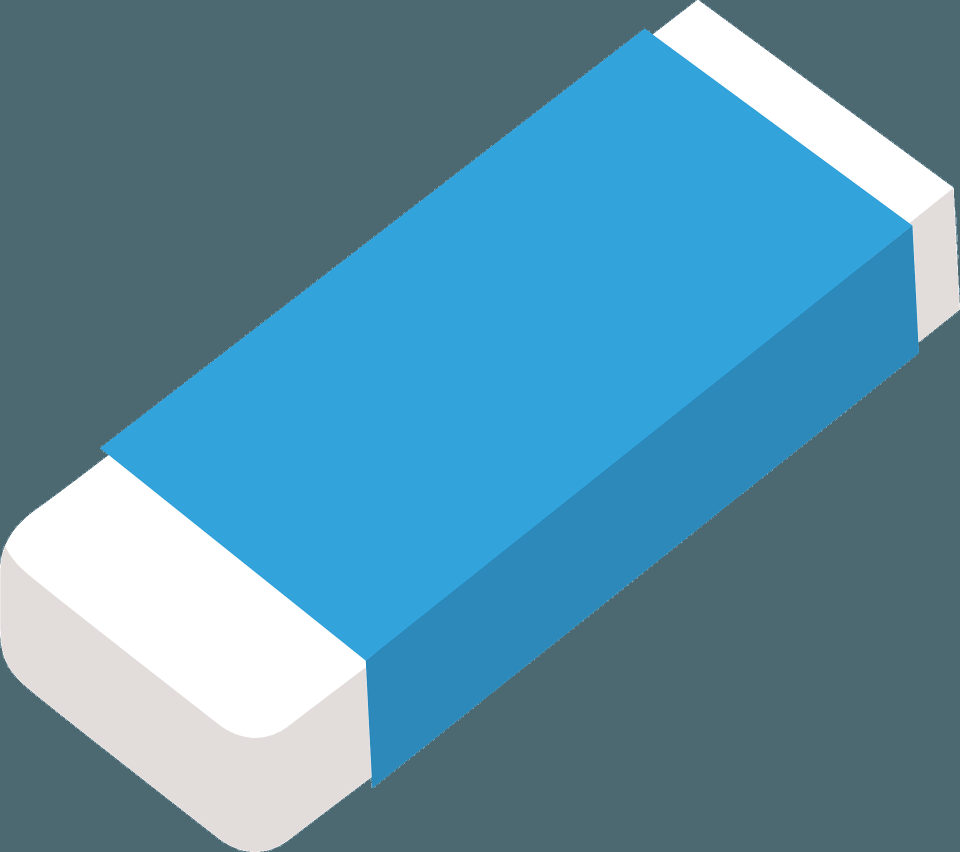
#> input picture eraser.png, 1920 x 1704 px, given in place of the camera (shown at 1/2 size)
$ python rid_of_noise.py
#> lines starting #> are read from the running program, lines starting #| are printed output that depends on the picture
import cv2
import numpy as np
import time
# This variable determines if we want to load color range from memory or use the ones defined here.
load_from_disk = True

# If true then load color range from memory
if load_from_disk:
    penval = np.load('penval.npy')
#> (reads penval.npy from the repository)

cap = cv2.VideoCapture(0)
cap.set(3, 1280)
cap.set(4, 720)

# Creating A 5x5 kernel for morphological operations
kernel = np.ones((5, 5), np.uint8)

while(1):

    ret, frame = cap.read()
#> frame is the input picture: shape (1704, 1920, 3); mean B, G, R 166.4, 142.5, 89.1
    if not ret:
        break

    frame = cv2.flip(frame, 1)
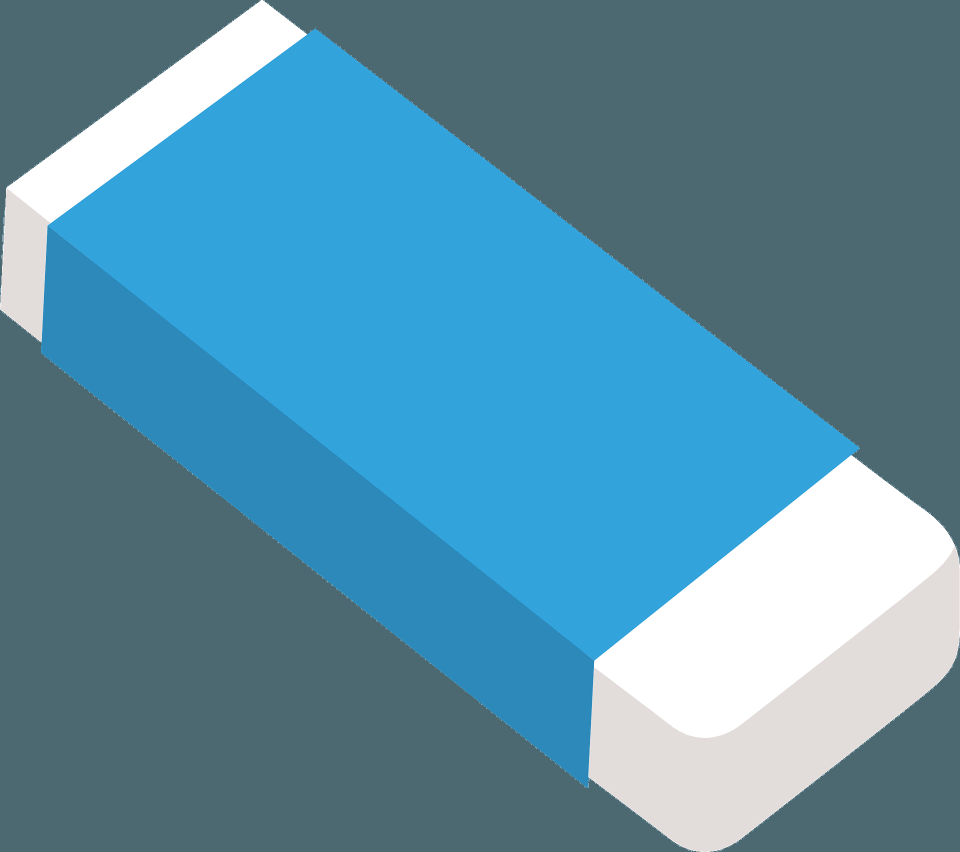
#> frame: shape (1704, 1920, 3) (shown at 1/2 size); mean B, G, R 166.4, 142.5, 89.1

    # Convert BGR to HSV
    hsv = cv2.cvtColor(frame, cv2.COLOR_BGR2HSV)
#> hsv: shape (1704, 1920, 3); mean H, S, V 85, 113.1, 166.8

    # If you're reading from memory then load the upper and lower ranges from there
    if load_from_disk:
        lower_range = penval[0]
        upper_range = penval[1]

    # Otherwise define your own custom values for upper and lower range.
    else:
        lower_range = np.array([26, 80, 147])
        upper_range = np.array([81, 255, 255])

    mask = cv2.inRange(hsv, lower_range, upper_range)
#> mask: shape (1704, 1920); every value is 0

    # Perform the morphological operations to get rid of the noise.
    # Erosion Eats away the white part while dilation expands it.
    mask = cv2.erode(mask, kernel, iterations=1)
    mask = cv2.dilate(mask, kernel, iterations=2)

    res = cv2.bitwise_and(frame, frame, mask=mask)
#> res: shape (1704, 1920, 3); every value is 0

    mask_3 = cv2.cvtColor(mask, cv2.COLOR_GRAY2BGR)

    # stack all frames and show it
    stacked = np.hstack((mask_3, frame, res))
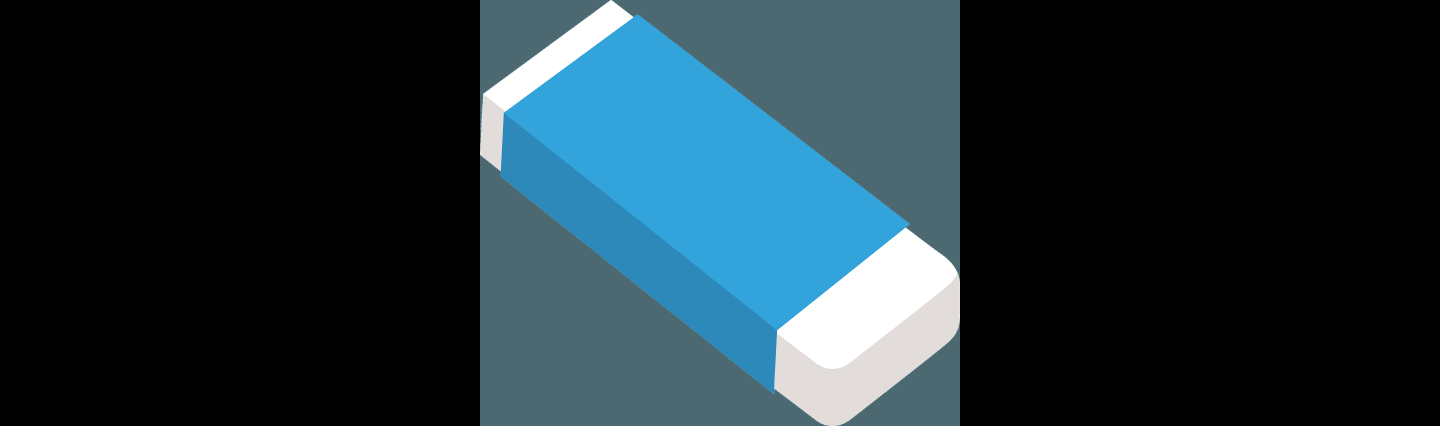
#> stacked: shape (1704, 5760, 3) (shown at 1/4 size); mean B, G, R 55.5, 47.5, 29.7
    cv2.imshow('Trackbars', cv2.resize(stacked, None, fx=0.4, fy=0.4))

    k = cv2.waitKey(5) & 0xFF
#> (key Esc is pressed here)
    if k == 27:
        break

cv2.destroyAllWindows()
cap.release()
